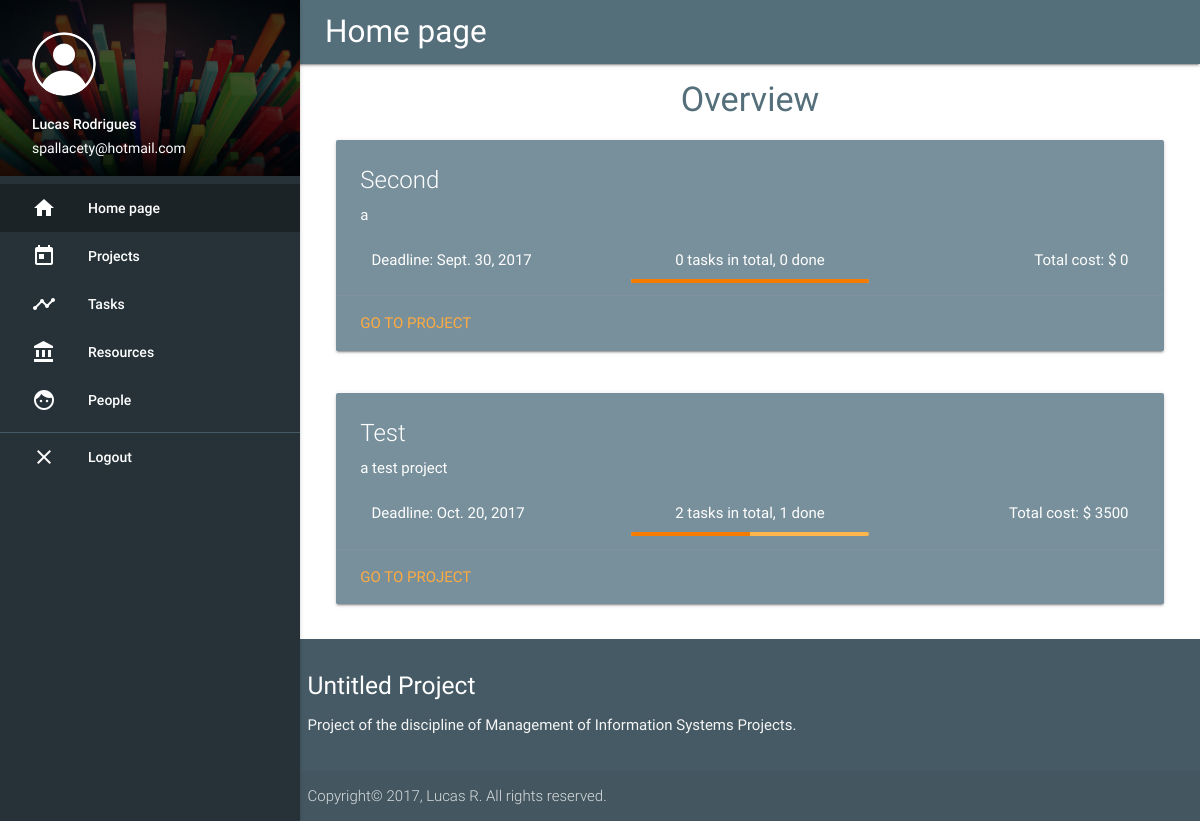
The app's page / (signed in) with its own data.
### core/models.py (models this page shows)
class Project(models.Model):
  name = models.CharField(max_length=128)
  manager = models.ForeignKey(User, related_name='projects', on_delete=models.CASCADE)
  description = models.TextField()
  start_date = models.DateField()
  end_date = models.DateField()

### core/views.py (the view)
# urls.py: url(r'^$', index, name='index'),
@login_required
def index(request):
  config = MetaConfig(title="Home page", active_class="index")
  projects = Project.objects.filter(manager=request.user).order_by('-id')
  data = list()
  for project in projects:
    project_data = ProjectData(project=Project.objects.get(id=project.id))
    project_data.init()
    data.append(project_data)
  return render(request, 'index.html', {'projects': projects, 'data': data, 'user': get_current_user(request), 'config': config})

### core/models.py (called while the page is built)
  def init(self):
    for task in self.project.tasks.all():
      self.all_tasks += 1
      if task.done:
        self.completed_tasks +=1
    project_days = (self.project.end_date - self.project.start_date).days
    people = list()
    for task in self.project.tasks.all():
      days = project_days
      if not task.responsable.id in people:
        while (days > 0):
          self.value += task.responsable.salary
          days -= 30
        people.append(task.responsable.id)
    for resource in self.project.resources.all():
      self.value += resource.value
    if self.all_tasks == 0:
      self.percentage = 100
    else:
      self.percentage = (float(self.completed_tasks)/float(self.all_tasks))*100

### core/views.py (called while the page is built)
@login_required
def get_current_user(request):
  return request.user

### core/templates/index.html (shortened to what this page needs)
{% extends 'base.html' %}
{% block content %}
<h4 class="main-text center">Overview</h4>
{% if projects %}
{% for project in projects %}
<div class="row">
  <div class="col s12">
    <div class="card blue-grey lighten-1">
      <div class="card-content white-text">
        <span class="card-title">{{ project.name }}</span>
        <p>{{ project.description }}</p>
        <br>
        {% for project_data in data %}
        {% if project_data.project == project %}
        <div class="col s12 m4">
          <p>Deadline: {{ project.end_date }}</p>
        </div>
        <div class="col s12 m4">
          <p class="center">{{ project_data.all_tasks }} task{{ project_data.all_tasks|pluralize }}{{ total|pluralize }} in total, {{ project_data.completed_tasks }} done</p>
          <div class="progress">
            <div class="determinate" style="width: {{project_data.percentage}}%"></div>
          </div>
        </div>
        <div class="col s12 m4 right-align">Total cost: $ {{project_data.value}}</div>
        {% endif %}
        {% endfor %}
        <br>
      </div>
      <div class="card-action">
        <a href="{% url 'project_detail' project.id %}">Go to project</a>
      </div>
    </div>
  </div>
</div>
{% endfor %}
{% endif %}
{% endblock %}

### core/templates/base.html (shortened to what this page needs)
{% load staticfiles %}
<html lang="pt-br">
<head>
  <link href="{% static 'css/materialize.css' %}" type="text/css" rel="stylesheet" media="screen,projection"/>
  <link href="{% static 'css/style.css' %}" type="text/css" rel="stylesheet" media="screen,projection"/>
</head>
<body>
<nav class="blue-grey darken-1" role="navigation">
  <a href="#" class="brand-logo content">{{ config.title }}</a>
  <ul id="slide-out" class="side-nav fixed blue-grey darken-4">
    <li>
      <div class="userView">
        <div class="background">
          <img class="responsive-img" src="{% static 'images/bg-nav.jpg' %}">
        </div>
        <span><img class="circle" src="{% static 'images/profile.png' %}"></span>
        <span class="white-text name">{{ user.first_name }}</span>
        <span class="white-text email">{{ user.email }}</span>
      </div>
    </li>
    <li class="{% if config.active_class == 'index' %}active{% endif %}"><a
        class="waves-effect white-text" href="/"><i class="material-icons white-text">home</i>Home page</a>
    </li>
    <li class="{% if config.active_class == 'projects' %}active{% endif %}"><a
        class="waves-effect white-text" href="{% url 'projects' %}"><i class="material-icons white-text">today</i>Projects</a>
    </li>
    <li class="{% if config.active_class == 'tasks' %}active{% endif %}"><a
        class="waves-effect white-text" href="{% url 'tasks' %}"><i class="material-icons white-text">timeline</i>Tasks</a>
    </li>
    <li class="{% if config.active_class == 'resources' %}active{% endif %}"><a
        class="waves-effect white-text" href="{% url 'resources' %}"><i class="material-icons white-text">account_balance</i>Resources</a>
    </li>
    <li class="{% if config.active_class == 'people' %}active{% endif %}"><a class="waves-effect white-text"
                                                                             href="{% url 'people' %}"><i
        class="material-icons white-text">face</i>People</a></li>
    <li><div class="divider blue-grey darken-2"></div></li>
    <li><a class="waves-effect white-text" href="{% url 'logout' %}"><i class="material-icons white-text">close</i>Logout</a></li>
  </ul>
</nav>
<div class="content">
  {% block content %}
  {% endblock %}
</div>
<footer class="page-footer blue-grey darken-2">
  <div class="container">
    <div class="row">
      <div class="col">
        <h5 class="white-text">Untitled Project</h5>
        <p class="grey-text text-lighten-4">Project of the discipline of Management of Information Systems Projects.</p>
      </div>
    </div>
  </div>
  <div class="footer-copyright">
    <div class="container">
      Copyright© 2017, Lucas R. All rights reserved.
    </div>
  </div>
</footer>
</body>
</html>

### core/static/css/style.css (style rules this page uses)
.main-text { color: #546e7a !important; }
header, main, footer { padding-left: 150px; }
@media only screen and (min-width: 993px) { .content { margin-left: 325px; margin-right: 25px; } }
nav ul li.active { background-color: rgba(0, 0, 0, 0.3) !important; }
.progress { background-color: #ffb74d !important; }
.progress .determinate { background-color: #f57c00 !important; }

### records on screen
Project: name "Second", description "a", end_date "Sept. 30, 2017", all_tasks "0", completed_tasks "0", {{ project_data.percentage }} 100 (drawn), value "0"
Project: name "Test", description "a test project", end_date "Oct. 20, 2017", all_tasks "2", completed_tasks "1", {{ project_data.percentage }} 50.0 (drawn), value "3500"

### other values on screen
{{ config.title }} "Home page"
{{ user.first_name }} "Lucas Rodrigues"
{{ user.email }} "spallacety@hotmail.com"
